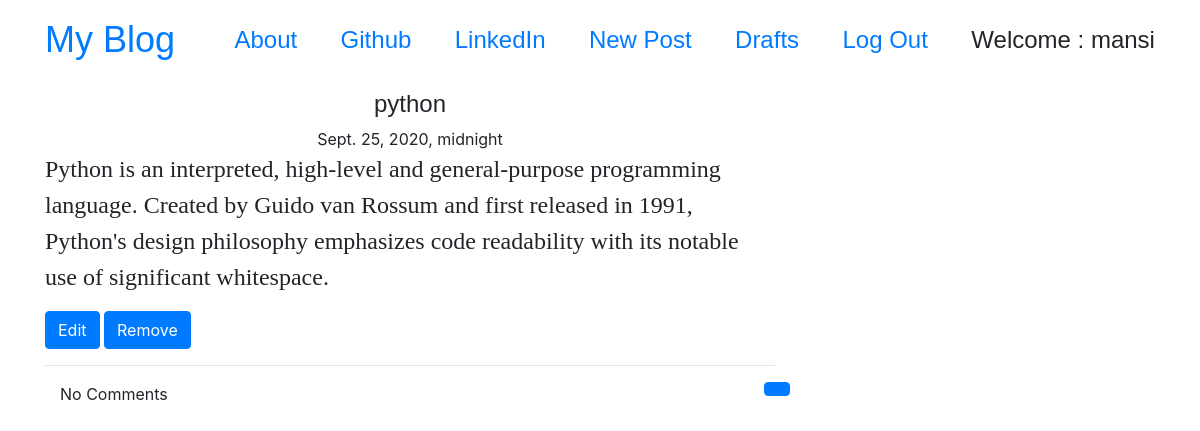
Screenshot of /post/6 (signed in) with the database file from the repository.
### blog/models.py (models this page shows, shortened)
class Post(models.Model):
    author = models.ForeignKey('auth.user',models.SET_NULL,blank=True,null=True)
    title = models.CharField(max_length=200)
    text = models.TextField()
    created_date = models.DateTimeField(default=timezone.now)
    published_date = models.DateTimeField(blank=True,null=True)

### blog/views.py (the view)
# urls.py: url(r'post/(?P<pk>\d+)$', views.PostDetailView.as_view(), name = 'post_detail'),
class PostDetailView(DetailView):
    model = Post

### blog/templates/blog/post_detail.html (shortened to what this page needs)
{% extends "blog/base.html" %}
{% block content %}
<h1 class = " posttitle loader">{{post.title}}</h1>
{% if post.published_date %}
<div class = "date postdate">
  {{ post.published_date}}
</div>
{% else %}
<a class = "btn btn-default" href = "{% url 'post_publish' pk=post.pk %}">Publish</a>
{% endif %}
<p class = 'postcontent'>{{post.text|safe|linebreaksbr}}</p>
{% if user.is_authenticated %}
<a class = "btn btn-primary" href = "{% url 'posts:post_edit' pk=post.pk %}">
  Edit
</a>
<a class = "btn btn-primary" href = "{% url 'posts:post_remove' pk=post.pk %}">
  Remove
</a>
{% endif %}
<hr>
<a class = 'btn btn-primary btn-comment' href = "{% url 'posts:add_comment_to_post' pk=post.pk %}"></a>
<div class = "container">
  {% for comment in post.comments.all %}
  <br>
    {% if user.is_authenticated or comment.approve_comment %}
       {{comment.created_date}}
       {% if not comment.approve_comment %}
       <a class = "btn btn-primary" href = "{% url 'posts:comment_remove' pk=comment.pk %}">
         <span class = "glyphicon glyphicon-remove"></span>Remove
       </a>
       <a class = "btn btn-primary" href = "{% url 'posts:comment_approve' pk=comment.pk %}">
         <span class = "glyphicon glyphicon-ok"></span>ok
       </a>
       {% endif %}
       <p>{{comment.text|safe|linebreaksbr}}</p>
       <p>Posted By: {{comment.author}}</p>
    {% endif %}
    {% empty %}
    <p>No Comments</p>
  {% endfor %}
</div>
{% endblock %}

### blog/templates/blog/base.html (shortened to what this page needs)
<!DOCTYPE html>
{% load static %}
<html lang = "en" dir = "ltr">
  <head>
    <link rel = "stylesheet" href = "https://stackpath.bootstrapcdn.com/bootstrap/4.5.2/css/bootstrap.min.css">
    <link rel = "stylesheet" href = "//cdn.jsdelivr.net/npm/medium-editor@latest/dist/css/medium-editor.min.css" type = "text/css" media = "screen" charset = "utf-8">
    <link rel = "stylesheet" href = "{% static 'css/blog.css' %}">
  </head>
  <body class = "loader">
    <nav class  = "navbar navbar-default techfont Custom-navbar">
      <div class = "container">
        <a class = "navbar-brand bigbrand" href = "{% url 'posts:post_list' %}">My Blog</a>
        <a href = "{% url 'posts:about' %}">About</a>
        <a href =  "https://www.github.com">Github</a>
        <a href = "https://www.linkedin.com">LinkedIn</a>
          {% if user.is_authenticated %}
          <a href = "{% url 'posts:post_new' %}">New Post</a>
          <a href = "{% url 'posts:post_draft_list' %}">Drafts</a>
          <a href = "{% url 'logout' %}">Log Out</a>
          <a>Welcome : {{user.username }}</a>
          {% else %}
          <a class = "nav navbar-right" href = "{% url 'login' %}"><span class = 'glyphicon glyphicon-user'>Login</span></a>
          {% endif %}
      </div>
    </nav>
    <div class = "content container">
      <div class = "row">
        <div class = "col-md-8">
          <div class = "blog_post">
            {% block content %}
            {% endblock %}
          </div>
        </div>
      </div>
    </div>
 </body>
</html>

### blog/static/css/blog.css (style rules this page uses)
.techfont { font-family: 'Source Sans Pro',sans-serif; font-size: 1.5em; margin-bottom: 10px; }
.bigbrand { font-size: 1.5em; }
.postdate { text-align:center; }
.posttitle { font-family: 'Source Sans Pro',sans-serif; font-size: 1.5em; text-align: center; }
.postcontent { font-family: 'MontSerrat'; font-size: 1.5em; }
.btn-comment { position: absolute; right: 0px; }
.loader { filter:hue-rotate(0deg); color:linear-gradient(45deg,#0f8,#08f); animation:hue 10000ms infinite linear; }

### rows the page displays
Post: title "python", published_date "Sept. 25, 2020, midnight", text "Python is an interpreted, high-level and general-purpose programming language. Created by Guido van Rossum and first released in 1991, Python's design philosophy emphasizes code readability with its notable use of significant whitespace."

### other values shown
{{ user.username }} "mansi"
